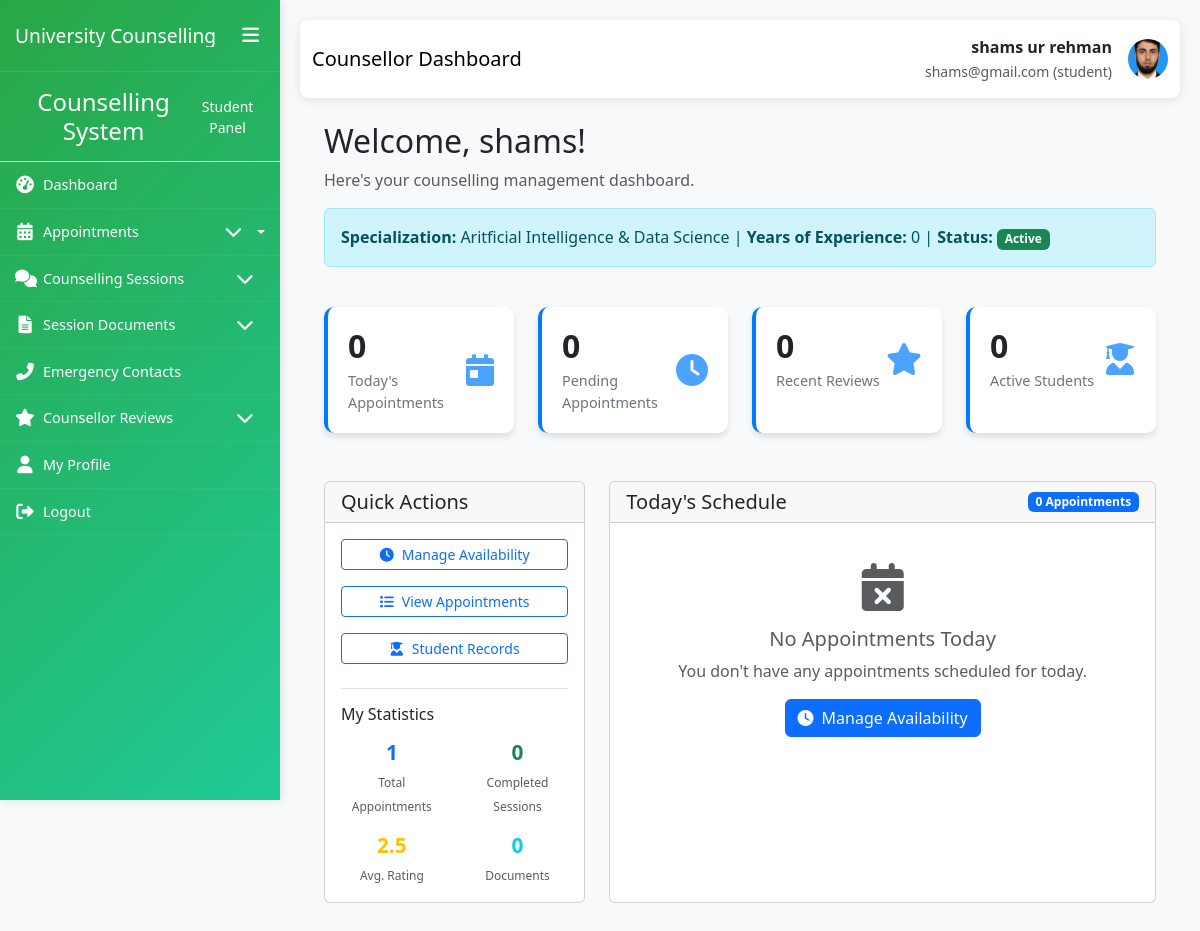
The page /counsellor/dashboard/ (signed in) on the database its author committed.
### My_App/models.py (models this page shows, shortened)
class CustomUser(AbstractUser):
    ROLE_CHOICES = (
        ('student', 'Student'),
        ('counsellor', 'Counsellor'),
        ('admin', 'Administrator'),
    )
    role = models.CharField(max_length=20, choices=ROLE_CHOICES, default='student')
    phone_number = models.CharField(max_length=15, blank=True, null=True)
    date_of_birth = models.DateField(blank=True, null=True)
    profile_picture = models.ImageField(upload_to='profile_pics/', blank=True, null=True)
    created_at = models.DateTimeField(auto_now_add=True)
    updated_at = models.DateTimeField(auto_now=True)
    class Meta:
        permissions = [
            ("can_access_admin_panel", "Can access admin panel"),
            ("can_manage_users", "Can manage users"),
            ("can_manage_appointments", "Can manage appointments"),
            ("can_view_reports", "Can view reports"),
            ("can_manage_counsellors", "Can manage counsellors"),
        ]
    def is_counsellor(self):
        return self.role == 'counsellor'

class Counsellor(models.Model):
    user = models.OneToOneField(CustomUser, on_delete=models.CASCADE, primary_key=True)
    specialization = models.CharField(max_length=100)
    license_number = models.CharField(max_length=50, unique=True)
    experience_years = models.IntegerField(default=0)
    qualifications = models.TextField()
    bio = models.TextField(blank=True, null=True)
    AREA_OF_EXPERTISE_CHOICES = (
        ('academic', 'Academic Counselling'),
        ('career', 'Career Counselling'),
        ('personal', 'Personal Counselling'),
        ('mental_health', 'Mental Health'),
        ('crisis', 'Crisis Intervention'),
    )
    area_of_expertise = models.CharField(max_length=50, choices=AREA_OF_EXPERTISE_CHOICES)
    is_available = models.BooleanField(default=True)
    max_students = models.IntegerField(default=20)
    class Meta:
        permissions = [
            ("can_view_student_records", "Can view student records"),
            ("can_manage_schedule", "Can manage schedule"),
            ("can_write_session_notes", "Can write session notes"),
            ("can_view_all_appointments", "Can view all appointments"),
            ("can_manage_own_availability", "Can manage own availability"),
        ]

### My_App/views.py (the view)
# urls.py: path('counsellor/dashboard/', views.counsellor_dashboard, name='counsellor_dashboard'),
@login_required
def counsellor_dashboard(request):
    if not hasattr(request.user, 'counsellor'):
        messages.error(request, 'Access denied. Counsellor account required.')
        return redirect('login')
    counsellor = request.user.counsellor
    today = timezone.now().date()
    today_appointments = Appointment.objects.filter(
        counsellor=counsellor,
        appointment_date__date=today
    ).count()
    pending_appointments = Appointment.objects.filter(
        counsellor=counsellor,
        status='pending'
    ).count()
    recent_reviews = CounsellorReview.objects.filter(
        counsellor=counsellor,
        created_at__gte=timezone.now() - timedelta(days=30)
    ).count()
    active_students = Student.objects.filter(
        appointment__counsellor=counsellor,
        appointment__appointment_date__gte=timezone.now() - timedelta(days=30)
    ).distinct().count()
    total_appointments = Appointment.objects.filter(counsellor=counsellor).count()
    completed_sessions = CounsellingSession.objects.filter(
        appointment__counsellor=counsellor,
        appointment__status='completed'
    ).count()
    reviews = CounsellorReview.objects.filter(counsellor=counsellor)
    average_rating = reviews.aggregate(Avg('rating'))['rating__avg'] or 0.0
    documents_count = SessionDocument.objects.filter(
        session__appointment__counsellor=counsellor
    ).count()
    today_appointments_list = Appointment.objects.filter(
        counsellor=counsellor,
        appointment_date__date=today
    ).select_related('student__user').order_by('appointment_date')[:5]
    context = {
        'counsellor': counsellor,
        'today_appointments': today_appointments,
        'pending_appointments': pending_appointments,
        'recent_reviews': recent_reviews,
        'active_students': active_students,
        'total_appointments': total_appointments,
        'completed_sessions': completed_sessions,
        'average_rating': round(average_rating, 1),
        'documents_count': documents_count,
        'today_appointments_list': today_appointments_list,
    }
    return render(request, 'My_Consuller/counsellor_dashboard.html', context)

### templates/My_Consuller/counsellor_dashboard.html (shortened to what this page needs)
{% extends 'My_Consuller/base1.html' %}
{% block page_title %}Counsellor Dashboard{% endblock %}
{% block content %}
<div class="container-fluid mt-4">
    <div class="row">
        <div class="col-12">
            <h2>Welcome, {{ user.first_name|default:user.username }}!</h2>
            <p class="text-muted">Here's your counselling management dashboard.</p>
            {% if counsellor %}
            <div class="alert alert-info">
                <strong>Specialization:</strong> {{ counsellor.specialization|default:"Not Set" }} |
                <strong>Years of Experience:</strong> {{ counsellor.years_of_experience|default:"0" }} |
                <strong>Status:</strong> <span class="badge bg-success">Active</span>
            </div>
            {% else %}
            <div class="alert alert-warning">
                <i class="fas fa-exclamation-triangle me-2"></i>
                Your counsellor profile is being set up. Some features may be limited.
            </div>
            {% endif %}
        </div>
    </div>
    <div class="row mt-4">
        <div class="col-xl-3 col-md-6 mb-4">
            <div class="stat-card h-100">
                <div class="d-flex justify-content-between align-items-center">
                    <div>
                        <h3>{{ today_appointments|default:0 }}</h3>
                        <p class="mb-0">Today's Appointments</p>
                    </div>
                    <i class="fas fa-calendar-day"></i>
                </div>
            </div>
        </div>
        <div class="col-xl-3 col-md-6 mb-4">
            <div class="stat-card h-100">
                <div class="d-flex justify-content-between align-items-center">
                    <div>
                        <h3>{{ pending_appointments|default:0 }}</h3>
                        <p class="mb-0">Pending Appointments</p>
                    </div>
                    <i class="fas fa-clock"></i>
                </div>
            </div>
        </div>
        <div class="col-xl-3 col-md-6 mb-4">
            <div class="stat-card h-100">
                <div class="d-flex justify-content-between align-items-center">
                    <div>
                        <h3>{{ recent_reviews|default:0 }}</h3>
                        <p class="mb-0">Recent Reviews</p>
                    </div>
                    <i class="fas fa-star"></i>
                </div>
            </div>
        </div>
        <div class="col-xl-3 col-md-6 mb-4">
            <div class="stat-card h-100">
                <div class="d-flex justify-content-between align-items-center">
                    <div>
                        <h3>{{ active_students|default:0 }}</h3>
                        <p class="mb-0">Active Students</p>
                    </div>
                    <i class="fas fa-user-graduate"></i>
                </div>
            </div>
        </div>
    </div>
    <div class="row mt-4">
        <div class="col-lg-4 mb-4">
            <div class="card h-100">
                <div class="card-header">
                    <h5 class="card-title mb-0">Quick Actions</h5>
                </div>
                <div class="card-body">
                    <div class="d-grid gap-2">
                        <a href="{% url 'manage_availability' %}" class="btn btn-outline-primary btn-sm mb-2">
                            <i class="fas fa-clock me-2"></i>Manage Availability
                        </a>
                        <a href="{% url 'view_availability' %}" class="btn btn-outline-primary btn-sm mb-2">
                            <i class="fas fa-list me-2"></i>View Appointments
                        </a>
                        <a href="{% url 'counseller_student_list' %}" class="btn btn-outline-primary btn-sm">
                            <i class="fas fa-user-graduate me-2"></i>Student Records
                        </a>
                    </div>
                    <div class="mt-4 pt-3 border-top">
                        <h6 class="mb-3">My Statistics</h6>
                        <div class="row text-center">
                            <div class="col-6 mb-3">
                                <div class="stat-mini">
                                    <h4 class="text-primary mb-1">{{ total_appointments|default:0 }}</h4>
                                    <small class="text-muted">Total Appointments</small>
                                </div>
                            </div>
                            <div class="col-6 mb-3">
                                <div class="stat-mini">
                                    <h4 class="text-success mb-1">{{ completed_sessions|default:0 }}</h4>
                                    <small class="text-muted">Completed Sessions</small>
                                </div>
                            </div>
                            <div class="col-6">
                                <div class="stat-mini">
                                    <h4 class="text-warning mb-1">{{ average_rating|default:"0.0" }}</h4>
                                    <small class="text-muted">Avg. Rating</small>
                                </div>
                            </div>
                            <div class="col-6">
                                <div class="stat-mini">
                                    <h4 class="text-info mb-1">{{ documents_count|default:0 }}</h4>
                                    <small class="text-muted">Documents</small>
                                </div>
                            </div>
                        </div>
                    </div>
                </div>
            </div>
        </div>
        <div class="col-lg-8 mb-4">
            <div class="card h-100">
                <div class="card-header d-flex justify-content-between align-items-center">
                    <h5 class="card-title mb-0">Today's Schedule</h5>
                    <span class="badge bg-primary">{{ today_appointments|default:0 }} Appointments</span>
                </div>
                <div class="card-body">
                    {% if today_appointments_list %}
                    <div class="table-responsive">
                        <table class="table table-hover">
                            <thead>
                                <tr>
                                    <th>Time</th>
                                    <th>Student</th>
                                    <th>Type</th>
                                    <th>Status</th>
                                    <th>Action</th>
                                </tr>
                            </thead>
                            <tbody>
                                {% for appointment in today_appointments_list %}
                                <tr>
                                    <td>{{ appointment.appointment_date|time:"H:i" }}</td>
                                    <td>
                                        {% if appointment.student.user.get_full_name %}
                                            {{ appointment.student.user.get_full_name }}
                                        {% else %}
                                            {{ appointment.student.user.username }}
                                        {% endif %}
                                    </td>
                                    <td>{{ appointment.get_session_type_display|default:"General" }}</td>
                                    <td>
                                        <span class="badge
                                            {% if appointment.status == 'confirmed' %}bg-success
                                            {% elif appointment.status == 'pending' %}bg-warning
                                            {% elif appointment.status == 'completed' %}bg-info
                                            {% else %}bg-secondary{% endif %}">
                                            {{ appointment.get_status_display|default:appointment.status }}
                                        </span>
                                    </td>
                                    <td>
                                        <a href="#" class="btn btn-sm btn-outline-primary">View</a>
                                    </td>
                                </tr>
                                {% endfor %}
                            </tbody>
                        </table>
                    </div>
                    {% else %}
                    <div class="text-center py-4">
                        <i class="fas fa-calendar-times fa-3x text-muted mb-3"></i>
                        <h5 class="text-muted">No Appointments Today</h5>
                        <p class="text-muted">You don't have any appointments scheduled for today.</p>
                        <a href="{% url 'manage_availability' %}" class="btn btn-primary">
                            <i class="fas fa-clock me-2"></i>Manage Availability
                        </a>
                    </div>
                    {% endif %}
                </div>
            </div>
        </div>
    </div>
</div>
{% endblock %}

### templates/My_Consuller/base1.html (shortened to what this page needs)
<!DOCTYPE html>
<html lang="en">
<head>
    <link href="https://cdn.jsdelivr.net/npm/bootstrap@5.3.0/dist/css/bootstrap.min.css" rel="stylesheet">
    <link href="https://cdnjs.cloudflare.com/ajax/libs/font-awesome/6.0.0/css/all.min.css" rel="stylesheet">
    <link href="https://cdn.jsdelivr.net/npm/sweetalert2@11/dist/sweetalert2.min.css" rel="stylesheet">
</head>
<body>
    <div class="container-fluid p-0">
        <div class="row g-0">
            <div class="sidebar {% if user.is_counsellor %}counsellor-sidebar{% endif %}" id="sidebar">
                <div class="sidebar-header">
                    <h3>University Counselling</h3>
                    <button class="sidebar-toggle d-none d-lg-block" id="sidebarToggle">
                        <i class="fas fa-bars"></i>
                    </button>
                </div>
                <div class="sidebar-content">
                    {% if user.is_counsellor %}
                        {% include 'My_Consuller/sidebar.html' %}
                    {% else %}
                        {% include 'My_Student/sidebar.html' %}
                    {% endif %}
                </div>
            </div>
            <div class="main-content" id="mainContent">
                <nav class="navbar navbar-expand-lg navbar-custom {% if user.is_counsellor %}counsellor-navbar{% endif %}">
                    <div class="container-fluid">
                        <span class="navbar-brand">{% block page_title %}Dashboard{% endblock %}</span>
                        <div class="d-flex align-items-center">
                            <div class="me-3 text-end d-none d-md-block">
                                <div class="fw-bold">{{ user.get_full_name|default:user.username }}</div>
                                <small class="text-muted">
                                    {{ user.email }}
                                    ({% if user.is_counsellor %}counsellor{% else %}student{% endif %})
                                </small>
                            </div>
                            {% if user.profile_picture %}
                            <img src="{{ user.profile_picture.url }}" alt="Profile" class="user-profile-img">
                            {% else %}
                            <div class="user-profile-img bg-secondary d-flex align-items-center justify-content-center text-white">
                                <i class="fas {% if user.is_counsellor %}fa-user-tie{% else %}fa-user{% endif %}"></i>
                            </div>
                            {% endif %}
                        </div>
                    </div>
                </nav>
                <div class="container-fluid">
                    {% block content %}{% endblock %}
                </div>
            </div>
        </div>
    </div>
</body>
</html>

### rows shown on the page
CustomUser: get_full_name "shams ur rehman", email "shams@gmail.com", profile_picture (picture), first_name "shams"
Counsellor: specialization "Aritficial Intelligence & Data Science"

### other values the page prints
{{ counsellor.years_of_experience|default:"0" }} "0"
{{ today_appointments|default:0 }} "0"
{{ pending_appointments|default:0 }} "0"
{{ recent_reviews|default:0 }} "0"
{{ active_students|default:0 }} "0"
{{ total_appointments|default:0 }} "1"
{{ completed_sessions|default:0 }} "0"
{{ average_rating|default:"0.0" }} "2.5"
{{ documents_count|default:0 }} "0"
